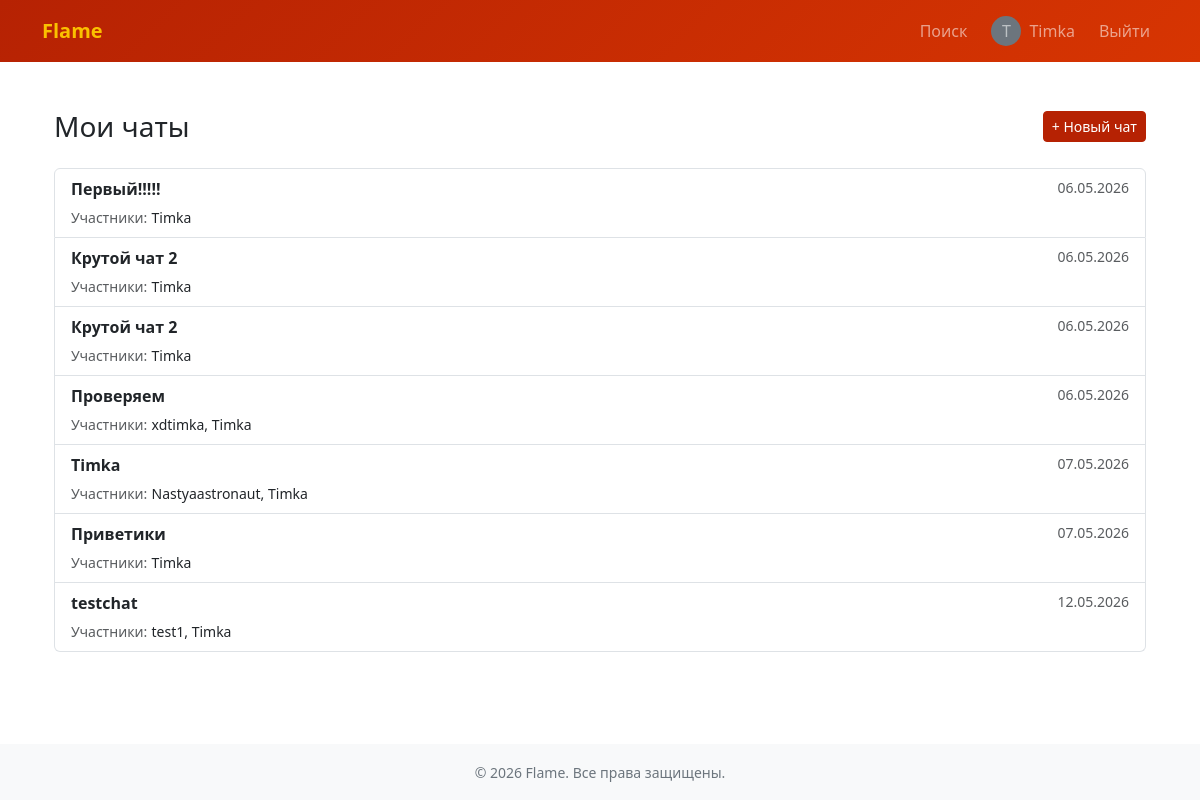
The page /chats/ (signed in) on the database its author committed.
### users/models.py (models this page shows, shortened)
class CustomUser(AbstractUser):
    email = models.EmailField(unique=True, verbose_name='Email')
    phone_regex = RegexValidator(
        regex=r'^\+?7?\d{10}$',
        message="Телефон в формате: +7XXXXXXXXXX (10 цифр)"
    )
    phone = models.CharField(
        max_length=20,
        blank=True,
        unique=True,
        null=True,
        verbose_name='Телефон'
    )
    birth_date = models.DateField(blank=True, null=True, verbose_name='Дата рождения')
    bio = models.TextField(blank=True, null=True, verbose_name='О себе')
    avatar = models.ImageField(
        upload_to='avatars/',
        blank=True,
        null=True,
        verbose_name='Аватар'
    )
    last_online = models.DateTimeField(auto_now=True, verbose_name='Был в сети')
    PRIVACY_CHOICES = [
        ('everyone', 'Все пользователи'),
        ('members_only', 'Только участники чатов'),
        ('no_one', 'Никто (кроме администраторов)'),
    ]
    email_privacy = models.CharField(
        max_length=20,
        choices=PRIVACY_CHOICES,
        default='members_only',
        verbose_name='Кто видит email'
    )
    phone_privacy = models.CharField(
        max_length=20,
        choices=PRIVACY_CHOICES,
        default='members_only',
        verbose_name='Кто видит телефон'
    )
    USERNAME_FIELD = 'username'
    REQUIRED_FIELDS = ['email']

### chat/models.py (models this page shows, shortened)
class Chat(models.Model):
    name = models.CharField(max_length=100)
    created_at = models.DateTimeField(auto_now_add=True)

class ChatMember(models.Model):
    ROLE_CHOICES = [
        ('member', 'Member'),
        ('admin', 'Admin'),
    ]
    user = models.ForeignKey(settings.AUTH_USER_MODEL, on_delete=models.CASCADE)
    chat = models.ForeignKey(Chat, on_delete=models.CASCADE)
    role = models.CharField(max_length=10, choices=ROLE_CHOICES, default='member')
    class Meta:
        unique_together = [['user', 'chat']]

### chat/views.py (the view)
# urls.py: path('', views.chat_list, name='list'),
@login_required
def chat_list(request):
    user_chats = Chat.objects.filter(chatmember__user=request.user).prefetch_related('chatmember_set__user')
    return render(request, 'chat/chat_list.html', {'chats': user_chats})

### users/context_processors.py (called while the page is built)
def user_preferences(request):
    if request.user.is_authenticated:
        try:
            prefs = request.user.preferences
            return {
                'theme': prefs.theme,
                'font_family': prefs.font_family,
                'font_size': f"{prefs.font_size}px",
            }
        except:
            prefs = UserPreferences.objects.create(user=request.user)
            return {
                'theme': prefs.theme,
                'font_family': prefs.font_family,
                'font_size': f"{prefs.font_size}px",
            }
    return {'theme': 'light', 'font_family': 'system', 'font_size': '16px'}

### chat/templates/chat/chat_list.html
{% extends 'base.html' %}
{% block content %}
<div class="container py-4">
    <div class="d-flex justify-content-between align-items-center mb-4">
        <h1 class="h3 mb-0">Мои чаты</h1>
        <a href="{% url 'chat:create' %}" class="btn btn-sm btn-success">+ Новый чат</a>
    </div>
    {% if chats %}
        <div class="list-group">
            {% for chat in chats %}
                <a href="{% url 'chat:room' chat.id %}" class="list-group-item list-group-item-action">
                    <div class="d-flex w-100 justify-content-between">
                        <strong>{{ chat.name }}</strong>
                        <small class="text-muted">{{ chat.created_at|date:"d.m.Y" }}</small>
                    </div>
                    <div class="mt-1">
                        <small class="text-muted">Участники:</small>
                        <small>
                            {% for member in chat.chatmember_set.all %}
                                {{ member.user.username }}{% if not forloop.last %}, {% endif %}
                            {% empty %}
                                —
                            {% endfor %}
                        </small>
                    </div>
                </a>
            {% endfor %}
        </div>
    {% else %}
        <div class="text-center py-5">
            <p class="text-muted">У вас нет чатов</p>
            <a href="{% url 'chat:create' %}" class="btn btn-sm btn-primary">Создать чат</a>
        </div>
    {% endif %}
{% endblock %}

### templates/base.html (shortened to what this page needs)
<!DOCTYPE html>
<html lang="ru" data-bs-theme="{{ theme|default:'light' }}">
<head>
    <link href="https://cdn.jsdelivr.net/npm/bootstrap@5.3.0/dist/css/bootstrap.min.css" rel="stylesheet">
</head>
<body class="d-flex flex-column min-vh-100">
    <nav class="navbar navbar-expand-lg navbar-dark" style="background: linear-gradient(135deg, #B62203 0%, #D73502 100%);">
        <div class="container">
            <a class="navbar-brand" href="{% url 'chat:list' %}">Flame</a>
            <div class="collapse navbar-collapse" id="navbarNav">
                <ul class="navbar-nav ms-auto align-items-center gap-2">
                    {% if user.is_authenticated %}
                        <li class="nav-item">
                            <a class="nav-link" href="{% url 'users:user_search' %}">Поиск</a>
                        </li>
                        <li class="nav-item">
                            <a class="nav-link d-flex align-items-center gap-2" href="{% url 'users:profile' %}">
                                {% if user.avatar %}
                                    <img src="{{ user.avatar.url }}" alt="avatar" style="width: 30px; height: 30px; border-radius: 50%; object-fit: cover;">
                                {% else %}
                                    <span style="display: inline-block; width: 30px; height: 30px; line-height: 30px; text-align: center; background: #6c757d; border-radius: 50%;">{{ user.username|first|upper }}</span>
                                {% endif %}
                                <span>{{ user.username }}</span>
                            </a>
                        </li>
                        <li class="nav-item">
                            <form method="post" action="{% url 'users:logout' %}" class="d-inline">
                                <button type="submit" class="btn btn-link nav-link" style="display: inline-block;">Выйти</button>
                            </form>
                        </li>
                    {% else %}
                        <li class="nav-item"><a class="nav-link" href="{% url 'users:login' %}">Вход</a></li>
                        <li class="nav-item"><a class="nav-link" href="{% url 'users:signup' %}">Регистрация</a></li>
                    {% endif %}
                </ul>
            </div>
        </div>
    </nav>
    <main class="flex-grow-1">
        <div class="container mt-4">
            {% block content %}{% endblock %}
        </div>
    </main>
    <footer class="text-center py-3">
        <div class="container">
            <small>&copy; 2026 Flame. Все права защищены.</small>
        </div>
    </footer>
</body>
</html>

### rows shown on the page
CustomUser: username|first "T", username "Timka"
Chat: name "Первый!!!!!", created_at "06.05.2026"
ChatMember: user.username "Timka"
Chat: name "Крутой чат 2", created_at "06.05.2026"
ChatMember: user.username "Timka"
Chat: name "Крутой чат 2", created_at "06.05.2026"
ChatMember: user.username "Timka"
Chat: name "Проверяем", created_at "06.05.2026"
ChatMember: user.username "xdtimka"
ChatMember: user.username "Timka"
Chat: name "Timka", created_at "07.05.2026"
ChatMember: user.username "Nastyaastronaut"
ChatMember: user.username "Timka"
Chat: name "Приветики", created_at "07.05.2026"
ChatMember: user.username "Timka"
Chat: name "testchat", created_at "12.05.2026"
ChatMember: user.username "test1"
ChatMember: user.username "Timka"
